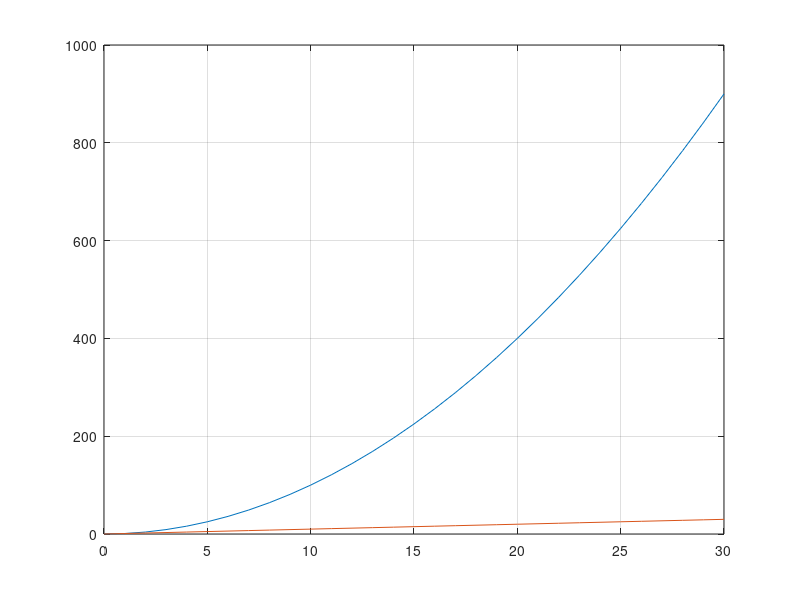

The MATLAB source for this figure:
x=[0:1:30] %start: interval: end
y=x.^2 %need the . for exponent?
z=x
plot(x,y,x,z)%for plotting both functions z and y of x on same graph
grid on
%need to use * for multiplication

